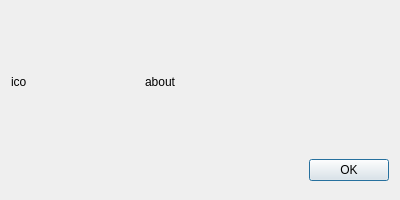
<?xml version="1.0" encoding="UTF-8"?>
<ui version="4.0">
 <class>About</class>
 <widget class="QDialog" name="About">
  <property name="geometry">
   <rect>
    <x>0</x>
    <y>0</y>
    <width>400</width>
    <height>200</height>
   </rect>
  </property>
  <property name="minimumSize">
   <size>
    <width>400</width>
    <height>200</height>
   </size>
  </property>
  <property name="maximumSize">
   <size>
    <width>400</width>
    <height>200</height>
   </size>
  </property>
  <property name="windowTitle">
   <string>О программе</string>
  </property>
  <property name="layoutDirection">
   <enum>Qt::RightToLeft</enum>
  </property>
  <layout class="QGridLayout" name="gridLayout">
   <item row="1" column="0">
    <widget class="QPushButton" name="pb_OK">
     <property name="maximumSize">
      <size>
       <width>80</width>
       <height>16777215</height>
      </size>
     </property>
     <property name="text">
      <string>OK</string>
     </property>
    </widget>
   </item>
   <item row="0" column="2">
    <widget class="QLabel" name="lb_ico">
     <property name="minimumSize">
      <size>
       <width>128</width>
       <height>128</height>
      </size>
     </property>
     <property name="maximumSize">
      <size>
       <width>128</width>
       <height>128</height>
      </size>
     </property>
     <property name="text">
      <string>ico</string>
     </property>
    </widget>
   </item>
   <item row="0" column="0" colspan="2">
    <widget class="QLabel" name="lb_about">
     <property name="text">
      <string>about</string>
     </property>
    </widget>
   </item>
  </layout>
 </widget>
 <resources/>
 <connections>
  <connection>
   <sender>pb_OK</sender>
   <signal>clicked()</signal>
   <receiver>About</receiver>
   <slot>accept()</slot>
   <hints>
    <hint type="sourcelabel">
     <x>335</x>
     <y>172</y>
    </hint>
    <hint type="destinationlabel">
     <x>102</x>
     <y>167</y>
    </hint>
   </hints>
  </connection>
 </connections>
</ui>
